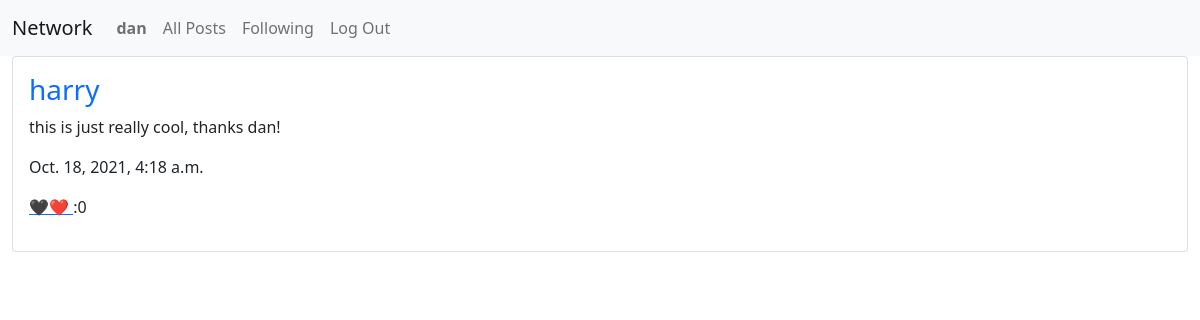
The page /follow (signed in) on the database its author committed.
### network/models.py (models this page shows, shortened)
class User(AbstractUser):
    def get_following(self):
        return [x.following for x in Follow.objects.all()
                    if x.follower == self]

class Post(models.Model):
    user = models.ForeignKey("User", on_delete=models.CASCADE, related_name="post_user")
    body = models.TextField()
    timestamp = models.DateTimeField(auto_now_add=True)
    likes = models.IntegerField(default=0)

### network/views.py (the view)
# urls.py: path("follow", views.follow, name="follow"),
@login_required(login_url="login")
def follow(request):
    followed = request.user.get_following()
    posts = Post.objects.all().filter(user__in=followed).order_by("-timestamp")
    return render(request, "network/follow.html", {
        "posts": posts,
    })

### network/templates/network/follow.html
{% extends "network/layout.html" %}
{% block body %}
{% for post in posts %}
    {% include "network/post_layout.html" %}
{% empty %}
    <h4>No Post</h4>
{% endfor %}
{% endblock %}

### network/templates/network/layout.html (shortened to what this page needs)
{% load static %}
<!DOCTYPE html>
<html lang="en">
    <head>
        <link href="https://cdn.jsdelivr.net/npm/bootstrap@5.1.3/dist/css/bootstrap.min.css" rel="stylesheet"
>
        <link href="{% static 'network/styles.css' %}" rel="stylesheet">
    </head>
    <body>
        <nav class="navbar navbar-expand-lg navbar-light bg-light">
            <div class="container-fluid">
                <a class="navbar-brand" href="{% url 'index' %}">Network</a>
                <div class="collapse navbar-collapse">
                    <ul class="navbar-nav me-auto">
                        {% if user.is_authenticated %}
                            <li class="nav-item">
                                <a class="nav-link" href="{% url 'profile' user.id%}"><strong>{{ request.user.username }}</strong></a>
                            </li>
                        {% endif %}
                        <li class="nav-item">
                        <a class="nav-link" href="{% url 'index' %}">All Posts</a>
                        </li>
                        {% if user.is_authenticated %}
                            <li class="nav-item">
                                <a class="nav-link" href="{% url 'follow' %}">Following</a>
                            </li>
                            <li class="nav-item">
                                <a class="nav-link" href="{% url 'logout' %}">Log Out</a>
                            </li>
                        {% endif %}
                    </ul>
                </div>
            </div>
        </nav>
        <div class="container-fluid">
            {% block body %}
            {% endblock %}
        </div>
    </body>
</html>

### network/templates/network/post_layout.html (shortened to what this page needs)
{% load static %}
<div class="card mb-2">
    <div class="card-body px-3">
        <h3>
            <a class="text-decoration-none" href="{% url 'profile' post.user.id %}">
                {{ post.user.username }}
            </a>
        </h3>
        <p>{{ post.body }}</p>
        <p>{{ post.timestamp }}</p>
        {% if user.is_authenticated %}
            <p>
                <a href="{% url 'index' %}">
                    🖤❤️
                </a>
                :{{ post.likes }}
            </p>
        {% else %}
            <p>
                Likes:
                {{ post.likes }}
            </p>
        {% endif %}
    </div>
</div>

### rows shown on the page
User: user.username "dan"
Post: user.username "harry", body "this is just really cool, thanks dan!", timestamp "Oct. 18, 2021, 4:18 a.m.", likes "0"
